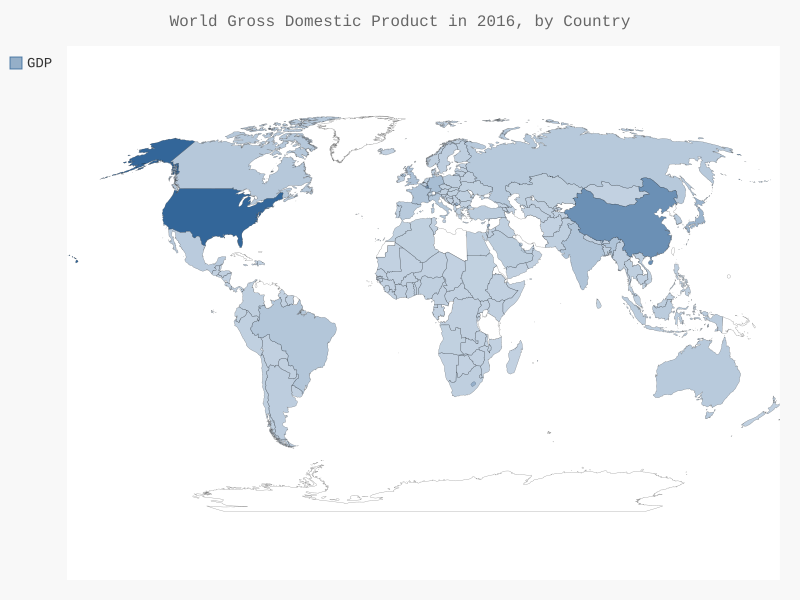

The Python source for this figure:
# 19.09.2017
import json

from pygal.maps.world import World
from pygal.style import LightColorizedStyle as LCS, RotateStyle as RS

from country_codes import get_country_code

# Load the data into a list.
filename = 'gdp.json'
with open(filename) as f:
    gdp_data = json.load(f)

# Build a dictionary of GDP data.
cc_gdp = {}
for gdp_dict in gdp_data:
    if gdp_dict['Year'] == '2016-09-18':
        country_name = gdp_dict['Country Name']
        gdp = int(float(gdp_dict['Value']))
        code = get_country_code(country_name)
        if code:
            cc_gdp[code] = gdp

# See how many countries are in each level.
print(len(cc_gdp))

wm_style = RS('#336699', base_style=LCS)
wm = World(style=wm_style)
wm.title = 'World Gross Domestic Product in 2016, by Country'
wm.add('GDP', cc_gdp)

wm.render_to_file('world_gdp.svg')
